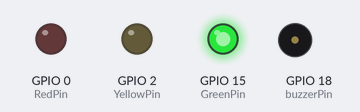
The sketch below on a simulated ESP32. Parts: output pins drawn as LEDs (lit = HIGH), buzzer (waves = sounding, pin HIGH).

Above: at 0.1 s.
At 0.5 s:
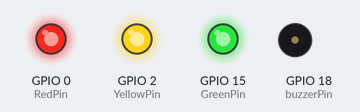
At 1.5 s:
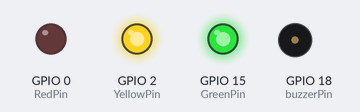
At 2.3 s:
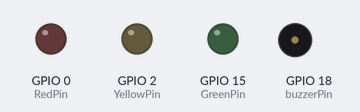
Timing chart, 0 to 3.8 s (numbered marks = the images above):
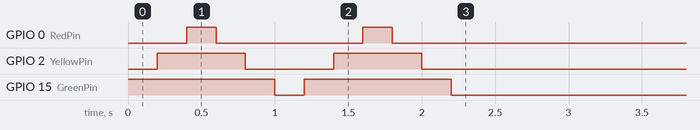

The sketch:

Entrance_Lights.ino
```cpp
//#include <ESP32Servo.h>

const int RedPin = 0;     // Define the traffic light pins
const int YellowPin = 2;
const int GreenPin = 15;
const int servoPin = 19;        // Define the servo pin
const int buzzerPin = 18;       // Define the buzzer pin

//Servo myservo;            // Create servo object to control a servo
int Blink;
int delayValue = 100;     // Define the buzzer timer

void soundAlarm(int delayValue){
  digitalWrite(buzzerPin, HIGH);
  delay(delayValue);
  digitalWrite(buzzerPin, LOW);
}

void entranceMode(int Blinker = 0, int ColorPin = GreenPin){
  if(Blinker == 0){              // Open Door
    digitalWrite(ColorPin, HIGH);
    //llamada al servo open
    delay(2000);
    digitalWrite(ColorPin, LOW);
    delay(500);

  }else if(Blinker == 1){         // Emergency or SCR-Mode
    digitalWrite(ColorPin, HIGH);
    delay(500);
    digitalWrite(ColorPin, LOW);
    delay(500);

  }else if(Blinker == 2){         // Inicio coche fantástico
    for(int i=0; i < Blinker; i++){
      digitalWrite(GreenPin, HIGH);
      delay(200);
      digitalWrite(YellowPin, HIGH);
      delay(200);
      digitalWrite(RedPin, HIGH);
      delay(200);
      digitalWrite(RedPin, LOW);
      delay(200);
      digitalWrite(YellowPin, LOW);
      delay(200);
      digitalWrite(GreenPin, LOW);
      delay(200);
    }
  }
}

void setup() {
  pinMode(GreenPin, OUTPUT);      // Set lights pinModes
  pinMode(YellowPin, OUTPUT);
  pinMode(RedPin, OUTPUT);
  pinMode(buzzerPin, OUTPUT);     // Set buzzer pinMode
  entranceMode(2);

  Serial.begin(115200);

}

void loop() {

  /*
  while(digitalRead(SCRpushButton) == HIGH // or checkSensors active)
  {
    if (digitalRead(pushButton) == HIGH) { //the button is pressed: LOW
      entranceMode();
    }
    // Temperature and Humidity LCD

  }
  */
}
```
